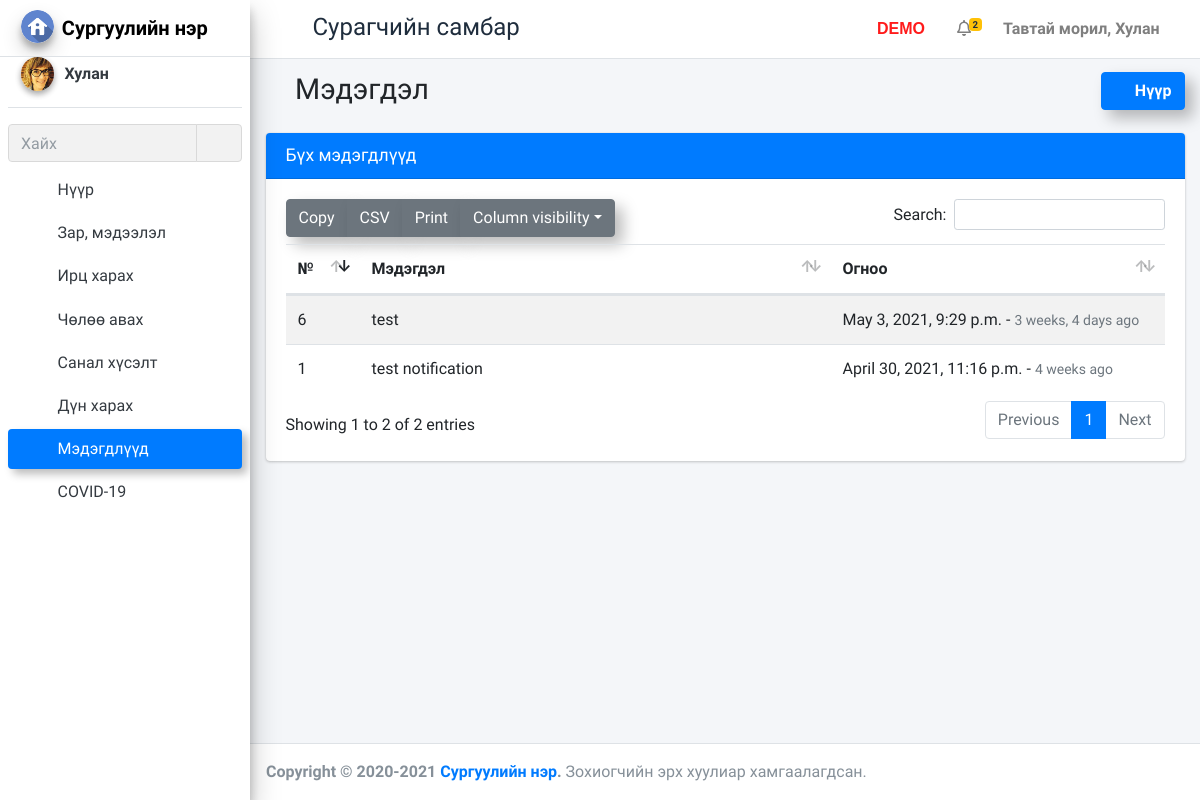
The app's page /student_all_notification (signed in), older data.
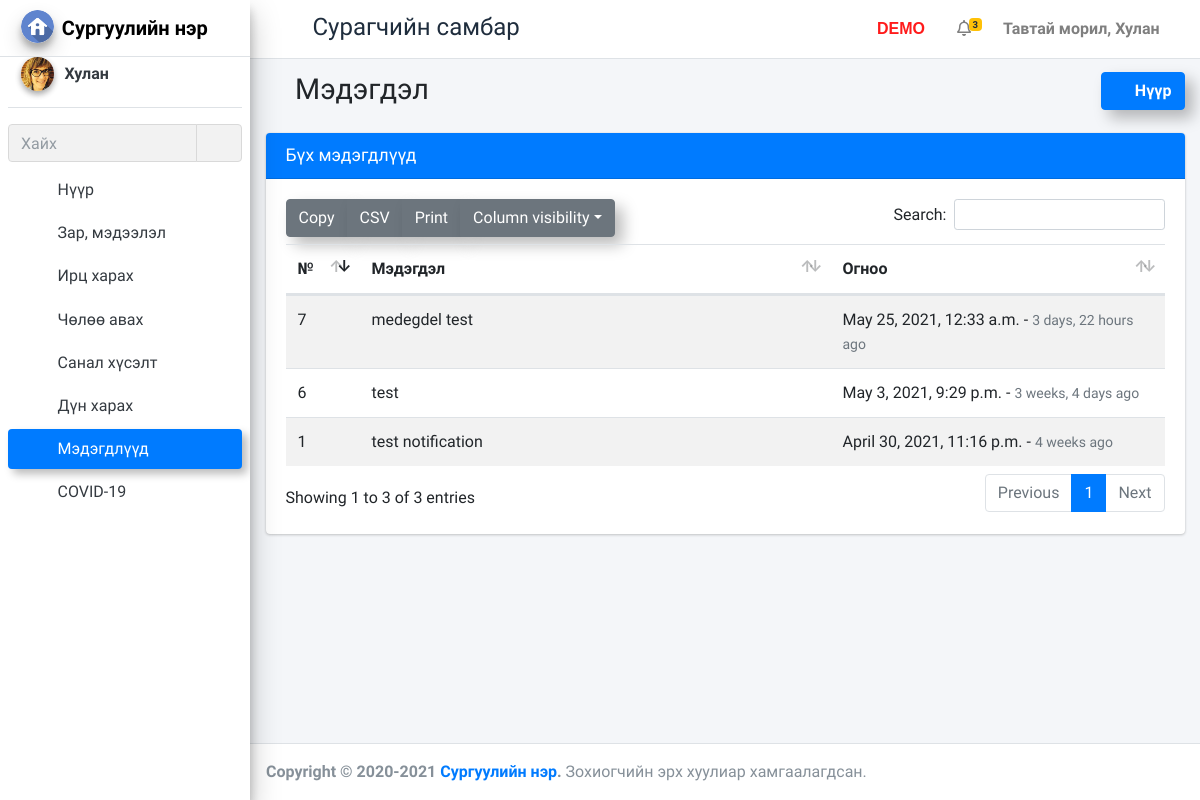
The same page, newer data.
### school_management_app/models.py (models this page shows)
class NotificationStudent(models.Model):
    id = models.AutoField(primary_key=True)
    student_id = models.ForeignKey(Students, on_delete=models.CASCADE)
    message = models.TextField()
    created_at = models.DateTimeField(auto_now_add=True)
    updated_at = models.DateTimeField(auto_now_add=True)
    objects = models.Manager()

### school_management_app/StudentViews.py (the view)
# urls.py: path('student_all_notification',StudentViews.student_all_notification,name="student_all_notification"),
def student_all_notification(request):
    student=Students.objects.get(admin=request.user.id)
    notifications=NotificationStudent.objects.filter(student_id=student.id)
    user=CustomUser.objects.get(id=request.user.id)
    student=Students.objects.get(admin=user)
    return render(request,"student_template/all_notification.html",{"notifications":notifications,"student":student})

### school_management_app/templates/student_template/all_notification.html (shortened to what this page needs)
{% extends 'student_template/base_template.html' %}
{% load static %}
{% load humanize %}
{% block page_title %}
<i class="nav-icon fas fa-bell"></i> Мэдэгдэл
{% endblock page_title %}
{% block custom_css %}
<link rel="stylesheet" href="{% static "plugins/datatables-bs4/css/dataTables.bootstrap4.min.css" %}">
<link rel="stylesheet" href="{% static "plugins/datatables-responsive/css/responsive.bootstrap4.min.css" %}">
<link rel="stylesheet" href="{% static "plugins/datatables-buttons/css/buttons.bootstrap4.min.css" %}">
{% endblock custom_css %}
{% block main_content %}
<section class="content">
  <div class="container-fluid">
    <div class="row">
      <div class="col-12">
        <div class="card card-primary">
          <div class="card-header">
            <h3 class="card-title">Бүх мэдэгдлүүд</h3>
          </div>
          <div class="card-body">
            <table id="example1" class="table table-striped">
              <thead>
                <tr>
                  <th>№</th>
                  <th>Мэдэгдэл</th>
                  <th>Огноо</th>
                </tr>
              </thead>
              <tbody>
                {% for notification in notifications %}
                <tr>
                  <td style="width: 50px;">{{ notification.id }}</td>
                  <td>{{ notification.message }}</td>
                  <td style="width: 310px;">{{ notification.created_at }} - <span class=" text-muted text-sm">{{ notification.created_at | naturaltime }}</span></td>
                </tr>
                {% endfor %}
              </tbody>
            </table>
          </div>
        </div>
      </div>
    </div>
  </div>
</section>
{% endblock main_content %}

### school_management_app/templates/student_template/base_template.html (shortened to what this page needs)
{% load static %}
{% load humanize %}
<!DOCTYPE html>
<html>
<head>
  <link rel="stylesheet" href="{% static "plugins/fontawesome-free/css/all.min.css" %}">
  <link rel="stylesheet" href="https://code.ionicframework.com/ionicons/2.0.1/css/ionicons.min.css">
  <link rel="stylesheet" href="{% static "plugins/tempusdominus-bootstrap-4/css/tempusdominus-bootstrap-4.min.css" %}">
  <link rel="stylesheet" href="{% static "plugins/icheck-bootstrap/icheck-bootstrap.min.css" %}">
  <link rel="stylesheet" href="{% static "plugins/jqvmap/jqvmap.min.css" %}">
  <link rel="stylesheet" href="{% static "dist/css/adminlte.min.css" %}">
  <link rel="stylesheet" href="{% static "plugins/overlayScrollbars/css/OverlayScrollbars.min.css" %}">
  <link rel="stylesheet" href="{% static "plugins/daterangepicker/daterangepicker.css" %}">
  <link rel="stylesheet" href="{% static "plugins/summernote/summernote-bs4.css" %}">
  <link rel="stylesheet" href="{% static "custom/css/style.css" %}">
  {% block custom_css %}  {% endblock custom_css %}
</head>
<body class="hold-transition sidebar-mini layout-fixed layout-navbar-fixed">
<div class="wrapper">
  <nav class="main-header navbar navbar-expand navbar-white navbar-light">
    <ul class="navbar-nav">
      <li class="nav-item">
        <a class="nav-link" data-widget="pushmenu" href="#"><i class="fas fa-bars"></i></a>
      </li>
    </ul>
    <h4 class="title-c1" style="margin-left: 10px; margin-top: 5px;">
      <span class="desktop">Сурагчийн самбар</span>
    </h4>
    <ul class="navbar-nav ml-auto">
      <li class="nav-item d-flex">
        <a class="nav-link">
          <span class="desktop-demo">DEMO</span>
      </li>
      <li class="nav-item dropdown">
        <a class="nav-link" data-toggle="dropdown" href="#">
          <i class="far fa-bell"></i>
          {% if notifications.count == 0 %}
          <span class="badge badge-warning navbar-badge"></span>
          {% else %}
          <span class="badge badge-warning navbar-badge font-weight-bold">{{notifications.count}}</span>
          {% endif %}
        </a>
      </li>
      <li class="nav-item d-flex">
        <a class="nav-link title-c2" style="white-space: nowrap; cursor: pointer;" data-toggle="dropdown" aria-haspopup="true" aria-expanded="false">
          <span class="hidden">Тавтай морил, </span>{{ user.last_name }}
          <i class="fas fa-angle-down"></i>
        </a>
      </li>
    </ul>
  </nav>
    {% include 'student_template/sidebar_template.html' with user=user id=id %}
   <div class="content-wrapper">
    <div class="content-header">
      <div class="container-fluid">
        <div class="row mb-2">
          <div class="col-sm-6">
            <h1 class="m-0">
                {% block page_title %}
                {% endblock page_title %}
            </h1>
          </div>
          <div class="col-sm-6">
            <ol class="breadcrumb float-sm-right">
              <li class="breadcrumb-item"><a class="btn btn-primary shadow-custom font-weight-bold" href="{% url 'student_home' %}"><i class="nav-icon fas fa-tachometer-alt mr-2"></i>Нүүр</a></li>
            </ol>
          </div>
        </div>
      </div>
    </div>
     {% block main_content %}{% endblock main_content %}
  </div>
    {% include 'student_template/footer.html' %}
</div>
</body>
</html>

Row changes from the older to the newer data that the page shows:
added NotificationStudent: id "7", message "medegdel test", created_at "May 25, 2021, 12:33 a.m.", created_at "3 days, 22 hours ago"
Text that changed along with them:
{{ notifications.count }}: "2" → "3"
text written by a page script: "Copy CSV Print Column visibility Search: Showing 1 to 2 of 2 entries Previous 1 Next" → "Copy CSV Print Column visibility Search: Showing 1 to 3 of 3 entries Previous 1 Next"
